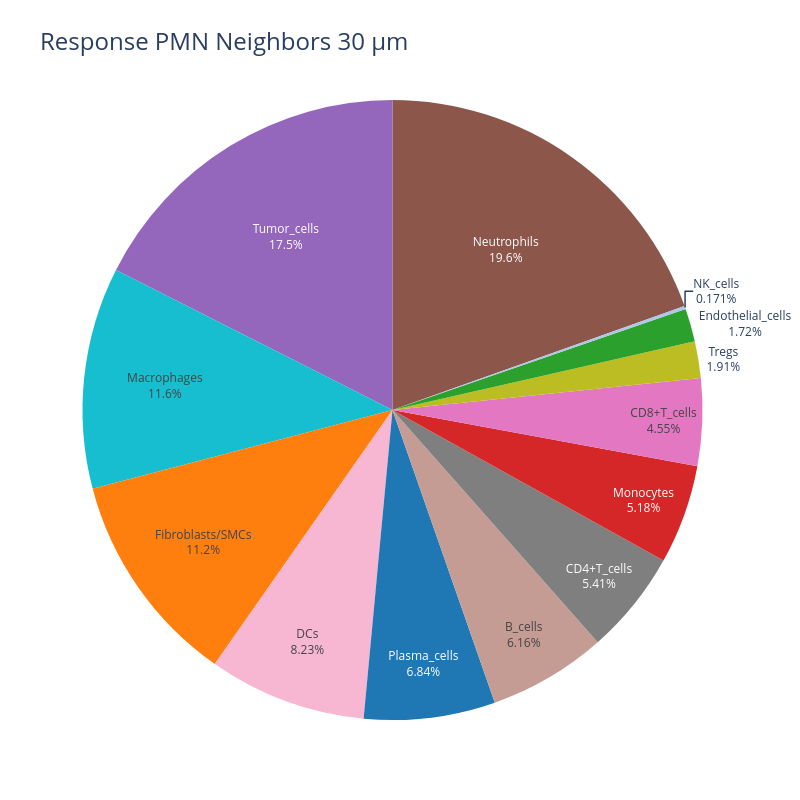
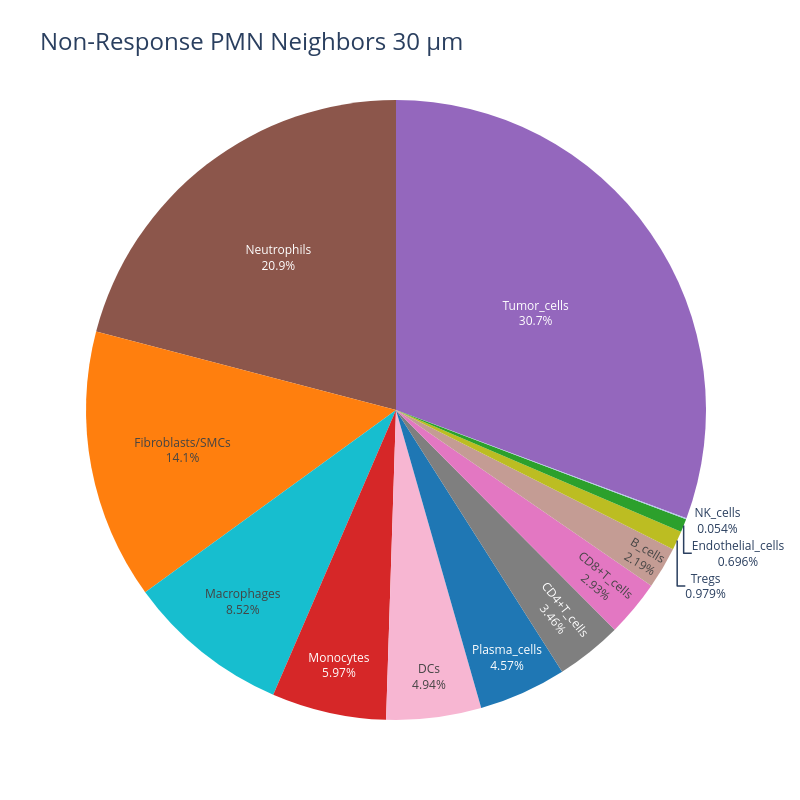

Here is the notebook cell these charts were saved with, in order:
### Markdown cell above
#### Display Pie Chart of PMN Neighboor Hood for Responder Groups

### Code cell
import importlib
import my_functions

importlib.reload(my_functions)

my_functions.plot_cell_type_pie("Percent Responder",all_total_counts_R,f"Response PMN Neighbors {radius} µm",800,800,False,False)
my_functions.plot_cell_type_pie("Percent Non Responder",all_total_counts_NR,f"Non-Response PMN Neighbors {radius} µm",800,800,False,False)

### Figure 1 — Plotly figure (JSON) as saved in the notebook; plotly's stock layout.template omitted (floating-point values rounded to 4 significant figures)
{"data": [{"customdata": [["Endothelial_cells"], ["Neutrophils"], ["Plasma_cells"], ["Tumor_cells"], ["Fibroblasts/SMCs"], ["Monocytes"], ["B_cells"], ["Macrophages"], ["CD4+T_cells"], ["Tregs"], ["DCs"], ["CD8+T_cells"], ["NK_cells"]], "domain": {"x": [0, 1], "y": [0, 1]}, "hole": 0, "hovertemplate": "Cell Type=%{customdata[0]}<br>Percentage=%{value}<extra></extra>", "labels": ["Endothelial_cells", "Neutrophils", "Plasma_cells", "Tumor_cells", "Fibroblasts/SMCs", "Monocytes", "B_cells", "Macrophages", "CD4+T_cells", "Tregs", "DCs", "CD8+T_cells", "NK_cells"], "legendgroup": "", "marker": {"colors": ["#2ca02c", "#8c564b", "#1f77b4", "#9467bd", "#ff7f0e", "#d62728", "#c49c94", "#17becf", "#7f7f7f", "#bcbd22", "#f7b6d2", "#e377c2", "#aec7e8"]}, "name": "", "showlegend": true, "textinfo": "percent+label", "type": "pie", "values": [1.716, 19.55, 6.838, 17.54, 11.2, 5.175, 6.161, 11.55, 5.411, 1.91, 8.231, 4.551, 0.171]}], "layout": {"height": 800, "legend": {"title": {"text": "Cell Types"}, "tracegroupgap": 0}, "showlegend": false, "title": {"font": {"size": 24}, "text": "Response PMN Neighbors 30 µm"}, "width": 800}}

### Figure 2 — Plotly figure (JSON) as saved in the notebook; plotly's stock layout.template omitted (floating-point values rounded to 4 significant figures)
{"data": [{"customdata": [["Fibroblasts/SMCs"], ["Endothelial_cells"], ["Plasma_cells"], ["Tumor_cells"], ["Monocytes"], ["Neutrophils"], ["CD8+T_cells"], ["CD4+T_cells"], ["Tregs"], ["Macrophages"], ["DCs"], ["NK_cells"], ["B_cells"]], "domain": {"x": [0, 1], "y": [0, 1]}, "hole": 0, "hovertemplate": "Cell Type=%{customdata[0]}<br>Percentage=%{value}<extra></extra>", "labels": ["Fibroblasts/SMCs", "Endothelial_cells", "Plasma_cells", "Tumor_cells", "Monocytes", "Neutrophils", "CD8+T_cells", "CD4+T_cells", "Tregs", "Macrophages", "DCs", "NK_cells", "B_cells"], "legendgroup": "", "marker": {"colors": ["#ff7f0e", "#2ca02c", "#1f77b4", "#9467bd", "#d62728", "#8c564b", "#e377c2", "#7f7f7f", "#bcbd22", "#17becf", "#f7b6d2", "#aec7e8", "#c49c94"]}, "name": "", "showlegend": true, "textinfo": "percent+label", "type": "pie", "values": [14.08, 0.696, 4.571, 30.68, 5.97, 20.92, 2.933, 3.463, 0.979, 8.521, 4.943, 0.054, 2.193]}], "layout": {"height": 800, "legend": {"title": {"text": "Cell Types"}, "tracegroupgap": 0}, "showlegend": false, "title": {"font": {"size": 24}, "text": "Non-Response PMN Neighbors 30 µm"}, "width": 800}}
